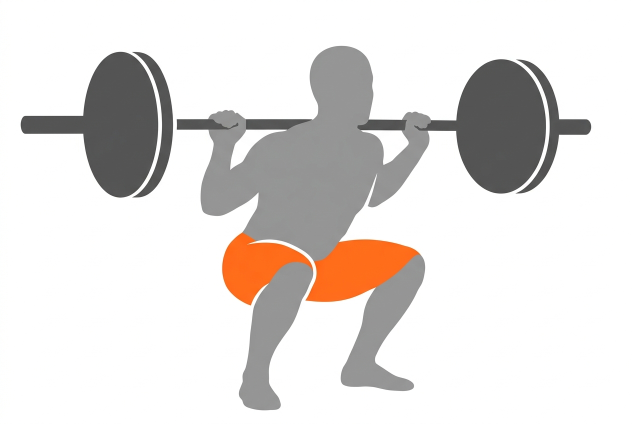
#> input picture mobile/scripts/exercise-art/refs/flat-squat-bottom.png, 1264 x 848 px, given in place of barbell-back-squat-1.png, which was not available (shown at 1/2 size)
$ python install.py refs/flat-squat-bottom.png
#> lines starting #> are read from the running program, lines starting #| are printed output that depends on the picture; pictures that were not available may be replaced by others from this repository, and a replacement may not be noted
#> (reads mobile/scripts/exercise-art/approved.json from the repository)
#> (reads mobile/scripts/exercise-art/lifts.json from the repository)
"""Copy approved candidates into the app and regenerate the manifest.

Usage: install.py <work-dir> <id>=c<n> [<id>=c<n> ...]
       install.py --manifest          (only rewrite the manifest from approved.json)

Records each pick in approved.json (catalog id -> frame count), copies the frames from
<work-dir>/frames to mobile/assets/images/exercise-art/<slug>-<i>.png and writes
src/device/exercise-art.generated.ts. Only lifts Marvin approved go in.

Every run also rebuilds the picker thumbnails in mobile/assets/images/exercise-art/thumbs/: each
lift's last (working) frame cropped square around the figure at 3x the picker tile, plus
`_empty.png`, the bare dot grid for rows without art.
"""
import json, os, shutil, sys
from PIL import Image

HERE = os.path.dirname(os.path.abspath(__file__))
MOBILE = os.path.normpath(os.path.join(HERE, "..", ".."))
ASSETS = os.path.join(MOBILE, "assets", "images", "exercise-art")
APPROVED = os.path.join(HERE, "approved.json")
MANIFEST = os.path.join(MOBILE, "src", "device", "exercise-art.generated.ts")
THUMBS = os.path.join(ASSETS, "thumbs")
THUMB_PX = 156  # the picker tile (plansGeometry.artTile, 52 pt) at 3x
PITCH = 9  # dots.py's dot pitch in px
LIT = 160  # alpha above this is a lit dot; the off grid sits below it
MIN_SIDE = 56 * PITCH  # small figures don't blow up past the others


def thumb(frame_path, out_path):
    """The working frame cropped square around its lit dots (10% margin, whole dots)."""
    im = Image.open(frame_path).convert("RGBA")
    x0, y0, x1, y1 = im.getchannel("A").point(lambda a: 255 if a > LIT else 0).getbbox()
#> x0 = 0; y0 = 0; x1 = 1264; y1 = 848
    side = max(MIN_SIDE, round(max(x1 - x0, y1 - y0) * 1.1 / PITCH) * PITCH)
#> side = 1386
    cx, cy = (x0 + x1) // 2, (y0 + y1) // 2
#> cx = 632; cy = 424
    left = min(max(0, (cx - side // 2) // PITCH * PITCH), im.width - side)
#> left = -122
    top = min(max(0, (cy - side // 2) // PITCH * PITCH), im.height - side)
#> top = -538
    tile = im.crop((left, top, left + side, top + side)).resize((THUMB_PX, THUMB_PX), Image.LANCZOS)
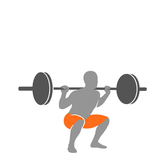
#> tile: PIL image 156x156 RGBA; mean R, G, B, A 129.9, 127.6, 126.3, 142.3; transparent parts drawn white
    save_small(tile, out_path)


def empty_thumb(frame_path, out_path):
    """The off dot grid alone: the frame's top-left dot cell (always clear of the figure) tiled."""
    cell = Image.open(frame_path).convert("RGBA").crop((0, 0, PITCH, PITCH))
    side = 60 * PITCH
    grid = Image.new("RGBA", (side, side))
    for x in range(0, side, PITCH):
        for y in range(0, side, PITCH):
            grid.paste(cell, (x, y))
    save_small(grid.resize((THUMB_PX, THUMB_PX), Image.LANCZOS), out_path)


def save_small(im, out_path):
    """A 32-colour palette PNG: the art has four inks, so it looks the same at a fraction of the size."""
    im.quantize(32, method=Image.Quantize.FASTOCTREE).save(out_path, optimize=True)
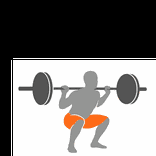
#> saved as barbell-back-squat.png: PIL image 156x156 P; mean R, G, B 129.5, 127.2, 125.9


approved = json.load(open(APPROVED)) if os.path.exists(APPROVED) else {}
lifts = {l["id"]: l for l in json.load(open(os.path.join(HERE, "lifts.json")))}
if sys.argv[1] != "--manifest":
    work = sys.argv[1]
    for pick in sys.argv[2:]:
        lift_id, cand = pick.split("=")
        assert lift_id in lifts, lift_id
        slug = lift_id.removeprefix("bundled-")
        frames = sorted(f for f in os.listdir(os.path.join(work, "frames")) if f.startswith(f"{slug}-{cand}-"))
        assert len(frames) in (2, 3), (pick, frames)
        for i, f in enumerate(frames):
            shutil.copyfile(os.path.join(work, "frames", f), os.path.join(ASSETS, f"{slug}-{i}.png"))
        approved[lift_id] = len(frames)
    with open(APPROVED, "w") as f:
        json.dump(dict(sorted(approved.items())), f, indent=1)
        f.write("\n")

os.makedirs(THUMBS, exist_ok=True)
for lift_id, count in approved.items():
    slug = lift_id.removeprefix("bundled-")
    thumb(os.path.join(ASSETS, f"{slug}-{count - 1}.png"), os.path.join(THUMBS, f"{slug}.png"))
#> pass 2 of the loop `for lift_id, count in approved.items():`:
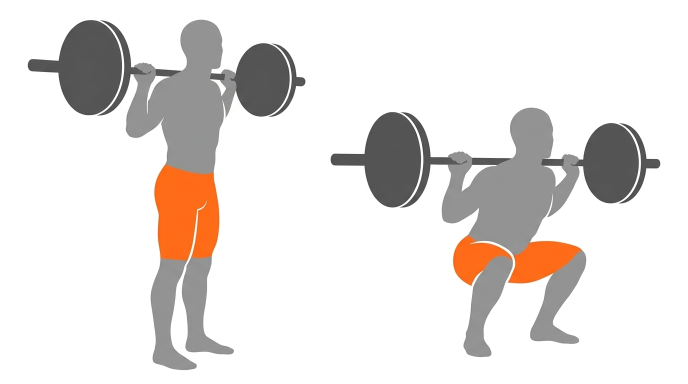
#> input picture mobile/scripts/exercise-art/refs/two-up-squat.png, 1376 x 768 px, given in place of barbell-row-1.png, which was not available (shown at 1/2 size)
#> im: PIL image 1376x768 RGBA
#> x1 = 1376; y1 = 768
#> side = 1512
#> cx = 688; cy = 384
#> left = -136
#> top = -744
#> in thumb (call 2), `tile = im.crop((left, top, left + side, top + side)).resize((THUMB_PX,..`:
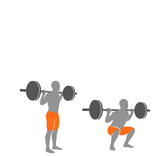
#> tile: PIL image 156x156 RGBA; mean R, G, B, A 110.5, 108.4, 107.1, 117.9; transparent parts drawn white
#> in save_small (call 2), `im.quantize(32, method=Image.Quantize.FASTOCTREE).save(out_path, optim..`:
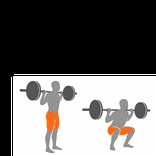
#> saved as barbell-row.png: PIL image 156x156 P; mean R, G, B 110.2, 108.1, 106.8
#> (the run stopped early here; a loop or call above may not have finished)
